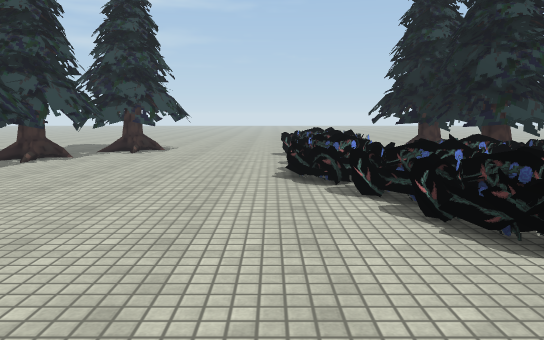
[1] (above)

18 first-person views from a walk through a 3-D level made in the Unity game engine. The camera is 1.4 m above the floor, tilts 8° down and sees 70° across. The floor is counted in squares, 1 m on a side. Each view is taken from the middle of a square. On the plan, view 1 faces up. The plan holds only what a view shows up to about 16 squares ahead; the rest is blank. The place goes on beyond the plan. The player is left out. Some surface patterns are stand-ins.

[2]
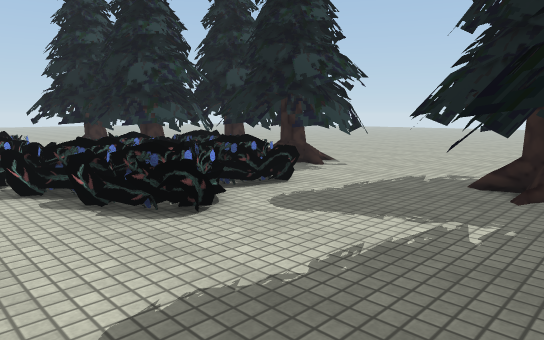

[3]
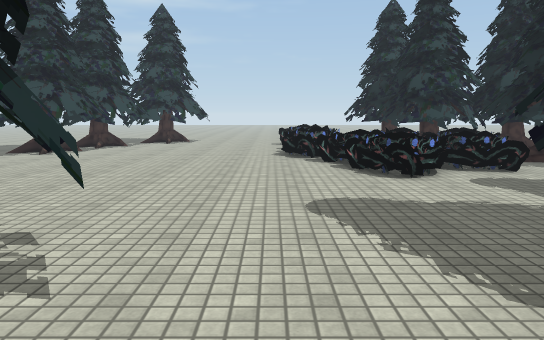

[4]
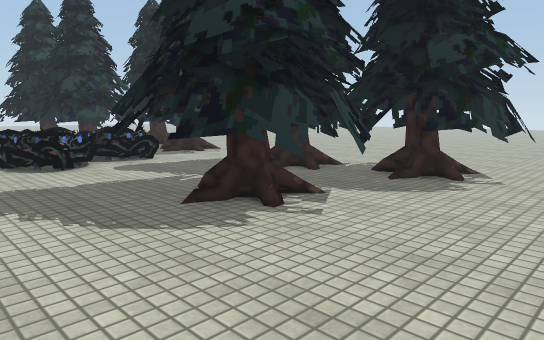

[5]
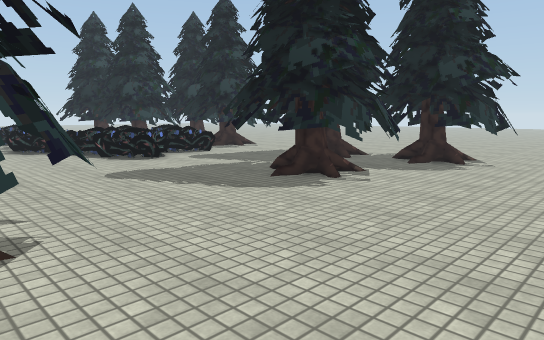

[6]
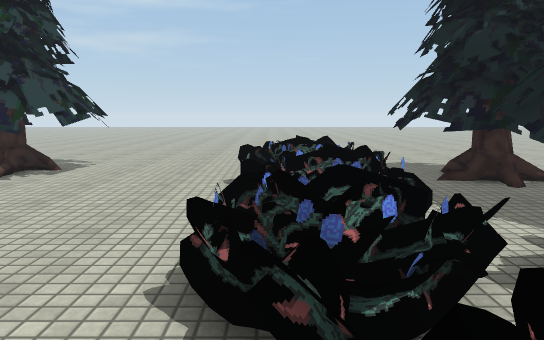

[7]
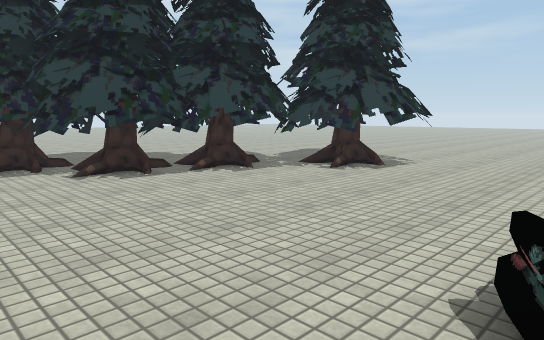

[8]
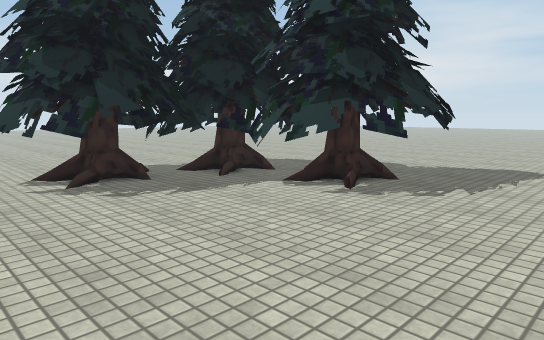

[9]
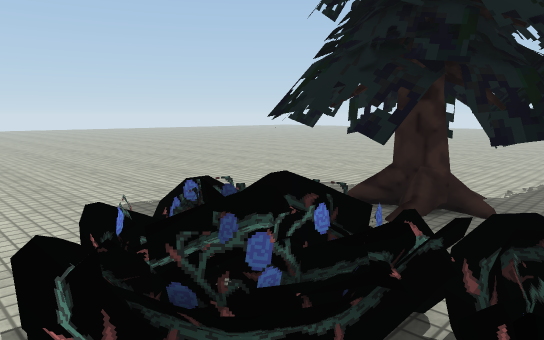

[10]
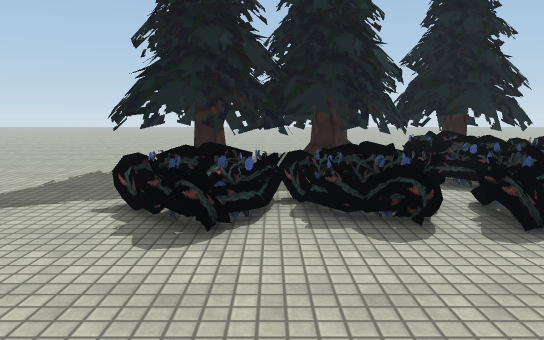

[11]
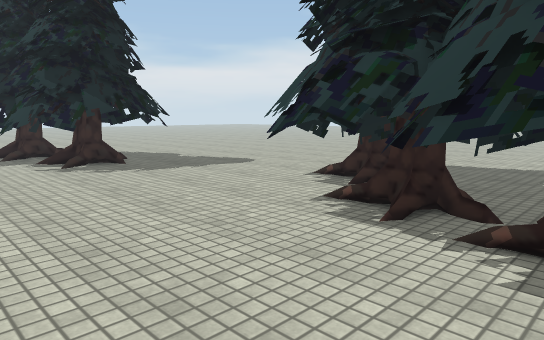

[12]
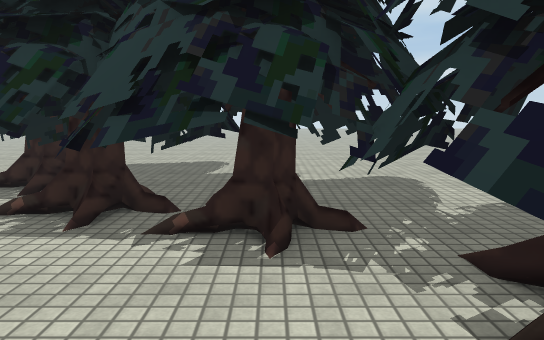

[13]
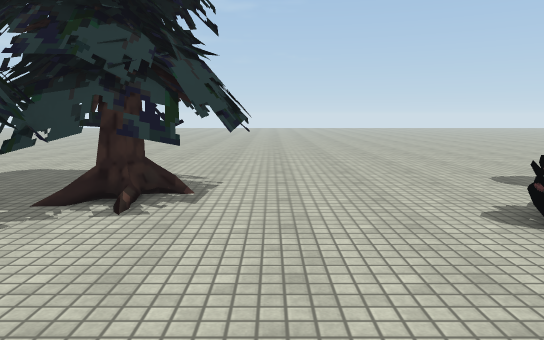

[14]
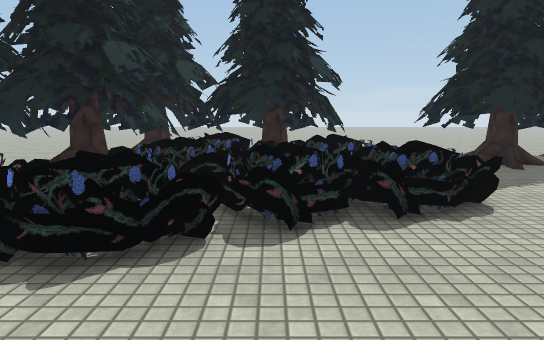

[15]
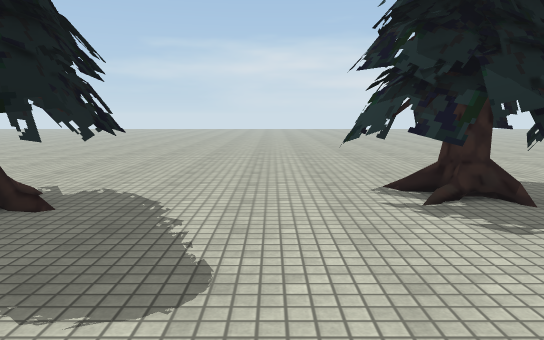

[16]
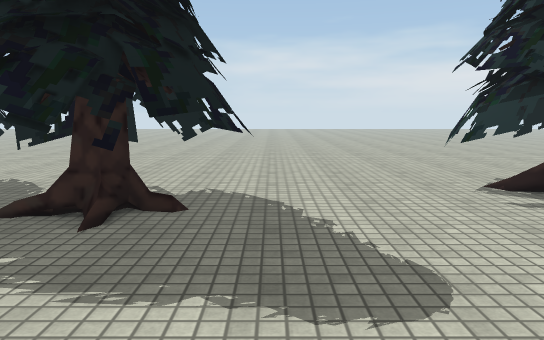

[17]
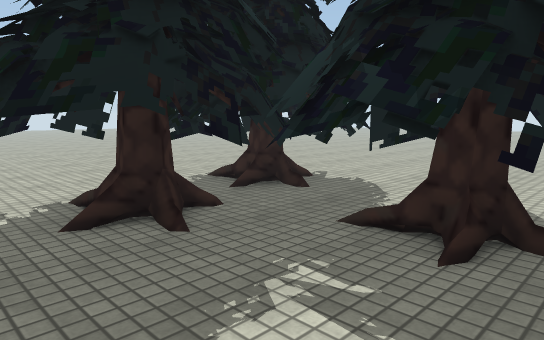

[18]
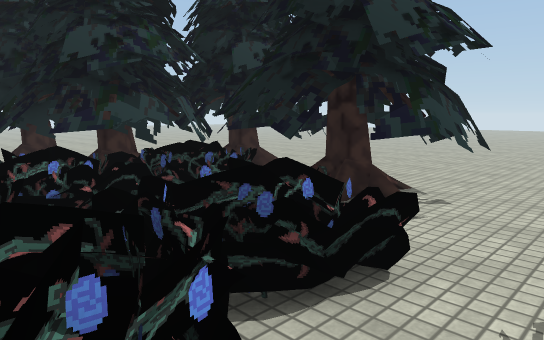

### Floor plan
Key: @ floor where view 1 was taken; . floor; T tree; O other object.
Columns run from 21 left of view 1 to 21 right of it. Each row starts with its distance up from view 1.
 21           .........................
 20           ..........................
 19            .........................
 18     ...     ...TT..................
 17      .........TT.T........TTT..........
 16   ...........TTTTT.......TTTTT..........
 15   ..........TTTTTT....OO.T.TTT..........
 14   .........TT.TTTT...OOOOTTTTT......
 13         ...TTTTT......OOOTTTTTTTT....
 12     .......TTTTT......OOOTTTTTT.TT...
 11   ........T TTT.......OOOTTTTTTTTT.....
 10 .........TTTTTT.......OOOOTTTTTTTT  ....
  9 ........  TTTTT.......OOOOOTTTTTT........
  8  .....    TTTT........OOOOOOTTTTT.........
  7   ..     TTTT.........OOOO OT.TTT..........
  6        ...T............OOOOOTT.TT..........
  5       .................OOOOO.TTT......
  4     ....................OO.O...........
  3    .........TTTT.......................
  2    .........TT.T............TTTT.....
  1     ........TTTTT..........TTTTT......
  0      .......TTTTT....@..TTTTTTTT...........
 -1       ......TTTTTTTT...TTTTTTTTT...........
 -2        ..  . TT TTTTT...TTTTTTTTT.........
 -3          ....T  TTTTT...TTTTT.TTT........
 -4          ... TTTTTTT.....TT.TT.TT.......
 -5           ..  ...TT..........TTT......
 -6              ....................  ...
 -7              .....................
 -8              .....................

Where each view was taken, in squares from view 1:
view 1: 0 up, 0 right, facing up
view 2: 1 down, 0 right, facing up-right
view 3: 5 down, 0 right, facing up
view 4: 7 down, 0 right, facing up-right
view 5: 8 down, 3 left, facing up-right
view 6: 6 up, 1 right, facing up
view 7: 6 up, 1 right, facing up-left
view 8: 6 up, 0 right, facing down-left
view 9: 12 up, 0 right, facing up-right
view 10: 13 up, 4 left, facing right
view 11: 13 up, 3 left, facing down-left
view 12: 13 up, 3 left, facing left
view 13: 9 up, 3 left, facing up
view 14: 7 up, 3 left, facing right
view 15: 4 up, 0 right, facing down
view 16: 4 up, 2 right, facing down
view 17: 3 up, 3 right, facing down-right
view 18: 3 up, 3 right, facing up-right
